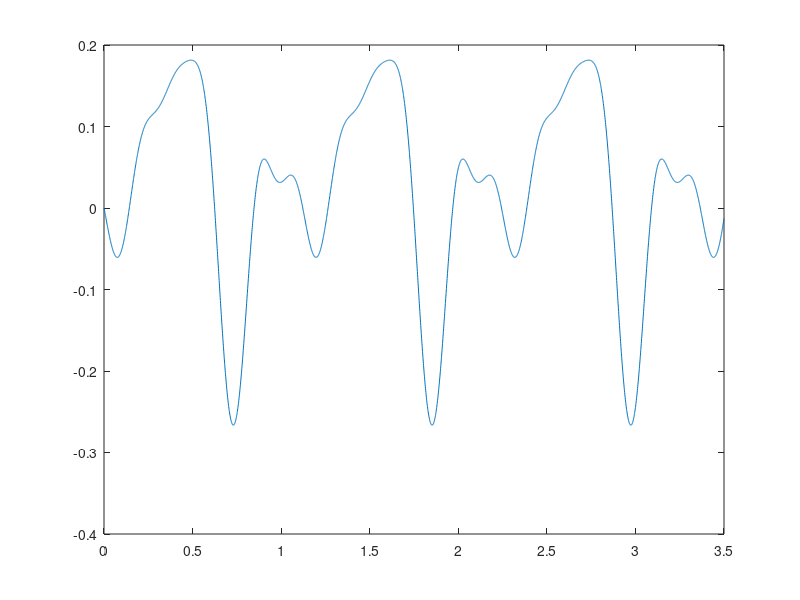

Recreate this plot in MATLAB.
%desired trajectory parameter
% % General model Fourier5:ankle which is link 2 
   clear all; close all; clc; 
% Coefficients (with 95% confidence bounds):
       a0 =   -0.007782 ; %(-0.008938, -0.006626, )
       a1 =     -0.0204 ;%(-0.02222, -0.01857)
       b1 =      0.0984 ;%(0.09676, 0.1) 
       a2 =    0.01139;%(0.008884, 0.01389) 
       b2 =     -0.1117  ;%(-0.1134, -0.1101)
       a3 =    -0.06086  ;%(-0.06254, -0.05917)
       b3 =     0.01065  ;%(0.008338, 0.01296)
       a4 =     0.03639  ;%(0.03473, 0.03805)
       b4 =    0.002878  ;%(0.0008274, 0.004929)
       a5 =    0.006763 ; %(0.004849, 0.008678)
       b5 =    -0.02346 ; %(-0.02511, -0.02181)
       w =         5.6  ;%(5.595, 5.605)
       %
   x=(0:0.001:3.5)     
 f_x =  a0 + a1*cos(x*w) + b1*sin(x*w) + a2*cos(2*x*w) + b2*sin(2*x*w) + a3*cos(3*x*w) + b3*sin(3*x*w) + a4*cos(4*x*w) + b4*sin(4*x*w) + a5*cos(5*x*w) + b5*sin(5*x*w);

 f_x2 = f_x -(f_x(1))
           plot(x,f_x2)
%%
% clear all; close all; clc; 
%  x=(0:0.001:3.5) %knee which is link 1 
%  a0 =      0.3912  
%        a1 =     -0.1101  
%        b1 =     -0.3415  
%        a2 =     -0.2344  
%        b2 =      0.1558  
%        a3 =     0.01795  
%        b3 =     0.08599  
%        a4 =   -0.007405  
%        b4 =   0.0006798  
%        a5 =    0.003116  
%        b5 =     0.01432  
%        w =       5.601  
%      f_x =  a0 + a1*cos(x*w) + b1*sin(x*w) + a2*cos(2*x*w) + b2*sin(2*x*w) + a3*cos(3*x*w) + b3*sin(3*x*w) + a4*cos(4*x*w) + b4*sin(4*x*w) + a5*cos(5*x*w) + b5*sin(5*x*w)
%              
% % Coefficients (with 95% confidence bounds):
%        
%          plot(x,f_x)